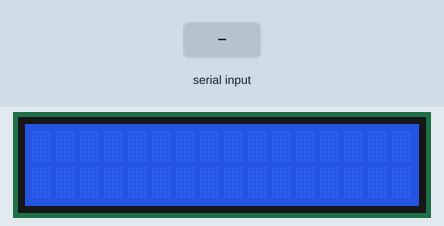
Bench run of a sketch on a simulated Arduino Uno, built with avr-gcc and run on an emulated ATmega328P. On the bench: 16×2 character LCD. Inputs (shaded band) come from the test bench.

Above: at 1.2 s.
1.3 s: "1" received over Serial
At 2.6 s:
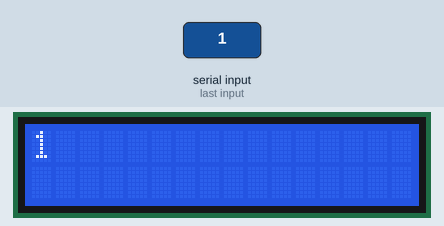
2.9 s: "0" received over Serial
At 3.9 s:
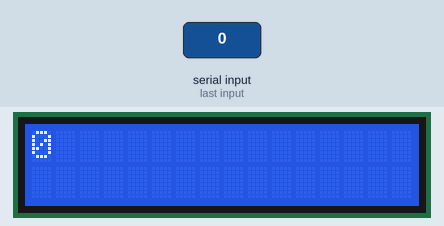
4.5 s: "2" received over Serial
At 5.1 s:
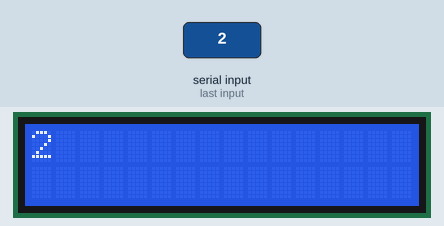
Timing chart, 0 to 7.5 s (numbered marks = the images above; inputs shaded):
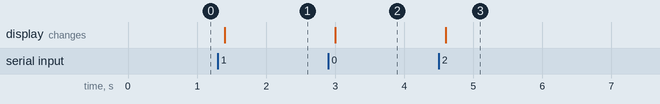

Measured:
- after the input at 1.3 s, the display: changes after 0.10 s (image 1)
- after the input at 2.9 s, the display: changes after 0.10 s (image 2)
- after the input at 4.5 s, the display: changes after 0.10 s (image 3)

The sketch:

sketch_jun29a.ino
```cpp
#include<LiquidCrystal.h>
LiquidCrystal lcd(2,3,4,5,6,7);
void setup() {
  // put your setup code here, to run once:
lcd.begin(16,2);
Serial.begin(9600);
}

void loop() {
  // put your main code here, to run repeatedly:
if (Serial.available())
{
  delay(100);
  lcd.clear();
 while  (Serial.available() >0)
  {
    lcd.write(Serial.read());
  }
}

}
```
